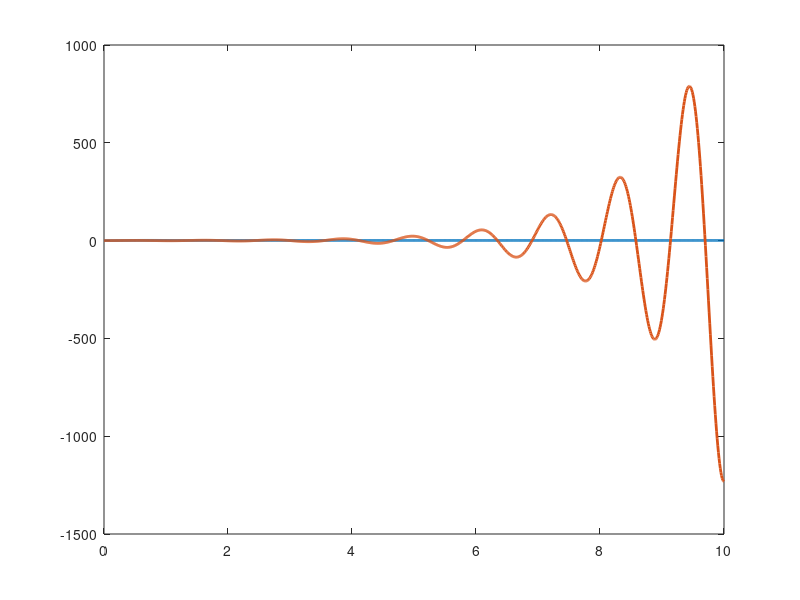

This chart was generated by the following MATLAB code: (Note: this script raises an error after producing the figure.)
%% W03_01_block_reduction.m
%  3주차 실습 (1) : 블록선도 합치기
%
%  실제 시스템은 전달함수 하나로 끝나지 않습니다.
%  제어기, 모터, 기계, 센서가 줄줄이 이어져 있습니다.
%  이걸 하나로 합치는 방법을 배웁니다.
%
%  결론부터 말하면 외울 것은 딱 세 개입니다.
%
%      직렬  ->  곱한다
%      병렬  ->  더한다
%      되먹임 ->  G / (1 + G*H)
%
%  이 셋이면 아무리 복잡한 그림도 하나로 정리됩니다.
%
%  대응하는 강의노트 : W03_LectureNote.mlx
%
%  제어시스템설계 3주차 | 충남대학교 자율운항시스템공학과

clc; clear all; close all;

%% 경로 자동 등록 — setup_path 를 아직 안 했어도 알아서 잡습니다
%  (이 블록은 실습 내용과 상관없습니다. 지우지 마십시오.)
if isempty(which('plant_msd'))
    p_ = pwd;
    if ~isempty(mfilename('fullpath')), p_ = fileparts(mfilename('fullpath')); end
    for k_ = 1:4
        if isfile(fullfile(p_,'setup_path.m')), run(fullfile(p_,'setup_path.m')); break; end
        p_ = fileparts(p_);
    end
    clear p_ k_
end
s = tf('s');

%% 1. 연습용 블록 세 개
%
%  설명을 위해 간단한 전달함수 세 개를 준비합니다.
%  숫자에 큰 의미는 없습니다. 규칙을 익히는 것이 목적입니다.

G1 = 1/(s+1);           % 제어기라고 생각합시다
G2 = 20/(s+2);          % 플랜트(모터 등)라고 생각합시다
H  = 3/(0.2*s+1);       % 센서라고 생각합시다 (실제보다 3배로 읽는 불량 센서)

t = 0:0.01:10;

fprintf('연습용 블록\n');
fprintf('  G1 = 1/(s+1)        제어기\n');
fprintf('  G2 = 20/(s+2)       플랜트     (천천히 넣으면 10배로 나옴)\n');
fprintf('  H  = 3/(0.2*s+1)    센서       (실제보다 3배로 읽음)\n\n');
fprintf('  참고: "천천히 넣었을 때 몇 배로 나오는가"를 DC 이득이라 하고\n');
fprintf('        MATLAB 에서는 dcgain 명령으로 구합니다.\n');
fprintf('        G2 의 DC 이득 = %.0f,  H 의 DC 이득 = %.0f\n\n', dcgain(G2), dcgain(H));

%% 2. 직렬 연결 : 곱한다
%
%      u --> [G1] --> [G2] --> y
%
%  일상 비유:
%      환율 계산과 같습니다.
%      원 -> 달러가 1/1300 배, 달러 -> 유로가 0.9 배라면
%      원 -> 유로는 그냥 두 배율을 곱하면 됩니다.
%
%  전달함수도 똑같습니다. 신호가 G1 을 지나며 G1 배가 되고,
%  이어서 G2 를 지나며 G2 배가 되니까 전체는 G1*G2 배입니다.

T_series = G1 * G2;

fprintf('=== 직렬 연결 ===\n');
T_series

%% 3. 병렬 연결 : 더한다
%
%           +--> [G1] --+
%      u ---+          (+)--> y
%           +--> [G2] --+
%
%  일상 비유:
%      같은 손님이 두 창구에서 각각 서비스를 받고, 결과를 합치는 것과 같습니다.
%      한 사람이 두 갈래로 갈라져 각자 처리된 뒤 더해집니다.
%
%  실제 예: PID 제어기가 바로 이 구조입니다.
%      같은 오차 신호가 P(비례), I(적분), D(미분) 세 갈래로 들어가
%      각각 계산된 뒤 더해져서 나옵니다.

T_parallel = G1 + G2;

fprintf('\n=== 병렬 연결 ===\n');
T_parallel

%% 4. 되먹임 연결 : 이번 절이 핵심
%
%      r --(+)--> [G] --+--> y
%           ^-          |
%           +-----------+
%
%  1주차에서 본 그 구조입니다. 유도는 아주 짧습니다.
%
%      오차는       e = r - y
%      출력은       y = G*e
%
%  두 번째 식에 첫 번째 식을 넣으면
%
%      y = G*(r - y)
%      y + G*y = G*r
%      y*(1 + G) = G*r
%      y/r = G/(1 + G)
%
%  이게 전부입니다. 종이에 직접 한 번 써 보십시오. 세 줄이면 끝납니다.
%
%  외울 형태는 이것입니다.
%
%      폐루프 = 앞으로 가는 길 / (1 + 한 바퀴 도는 길)
%
%  분모의 "1 + 한 바퀴" 가 앞으로 계속 나옵니다.
%  이 식이 0 이 되는 s 가 폐루프의 극점이고, 극점이 시스템의 성격을 정한다는 것은
%  2주차에서 배웠습니다.

G = G1 * G2;                    % 앞으로 가는 길
T_unity = feedback(G, 1);       % MATLAB 명령 (직접 나누기보다 이걸 쓰십시오)

fprintf('\n=== 되먹임 연결 (센서 없음) ===\n');
T_unity

%% 5. 센서가 붙으면
%
%      r --(+)--> [G] --+--> y
%           ^-          |
%           +---[H]-----+
%
%  현실에서는 출력을 그대로 되돌리지 않고 센서로 측정해서 되돌립니다.
%  같은 방법으로 유도하면 분모의 "한 바퀴 도는 길"이 G*H 가 됩니다.
%
%      y/r = G / (1 + G*H)
%
%  일상 비유 (여기가 중요합니다):
%      체온계가 고장 나서 실제보다 3배로 표시된다고 합시다.
%      환자 체온이 12도인데 체온계는 36도라고 보여 줍니다.
%      의사는 "정상이네" 하고 넘어갑니다.
%
%      제어기도 똑같습니다. 제어기는 센서가 보여 주는 값만 믿습니다.
%      그래서 센서 값이 목표와 같아지는 데서 멈춥니다.
%      실제 출력은 센서 이득만큼 어긋난 채로 끝납니다.
%
%  아래 그림에서 실제로 확인해 봅시다.

T_sensor = feedback(G, H);

fprintf('\n=== 센서가 있을 때 정상상태 ===\n');
fprintf('  센서 이득 H(0)     = %.1f  (실제보다 3배로 읽는 센서)\n', dcgain(H));
fprintf('  센서 없을 때 출력  = %.3f  (목표값 1 에 거의 도달)\n', dcgain(T_unity));
fprintf('  센서 있을 때 출력  = %.3f  (1/3 근처에서 멈춤)\n', dcgain(T_sensor));
fprintf('  --> 제어기는 센서가 보여 주는 값이 1 이 되면 만족하고 멈춥니다.\n');
fprintf('      센서가 3배로 부풀려 읽으니, 실제 출력이 1/3 일 때 이미\n');
fprintf('      센서는 1 이라고 보고합니다. 그래서 거기서 멈춰 버립니다.\n');
fprintf('      센서 보정이 왜 중요한지 보여 주는 예입니다.\n');

figure('Name','센서의 영향');
h1 = plot(t, step(T_unity,  t), 'LineWidth', 2); hold on;
h2 = plot(t, step(T_sensor, t), 'LineWidth', 2);
h3 = yline(1, 'k--', 'LineWidth', 1.5);
grid on; xlabel('시간 [s]'); ylabel('출력 y');
title('센서가 없을 때 vs 센서(이득 3)가 있을 때');
legend([h1 h2 h3], {'센서 없음', '센서 있음', '목표값'}, 'Location','southeast');

%% 6. 루프가 두 겹이면 : 안쪽부터 푼다
%
%      r --(+)--> [G1] --(+)--> [G2] --+--> y
%           ^-           ^-            |
%           |            +----[H1]-----+   <- 안쪽 루프
%           +--------------------------+   <- 바깥 루프
%
%  겁먹을 필요 없습니다. 양파 껍질 벗기듯 안쪽부터 하나씩 합치면 됩니다.
%
%  1단계 : 안쪽 루프를 하나의 블록으로 합친다
%  2단계 : 그 블록을 G1 과 직렬로 놓고 바깥 루프를 합친다
%
%  실제 예: 드론이나 자동차가 이런 구조입니다.
%      안쪽 루프는 모터 속도를 빠르게 잡고,
%      바깥 루프는 위치를 천천히 잡습니다.

H1 = 0.5;

T_inner = feedback(G2, H1);          % 1단계
T_total = feedback(G1*T_inner, 1);   % 2단계

fprintf('\n=== 이중 루프 ===\n');
fprintf('  1단계 : 안쪽 루프를 합침\n');
T_inner
fprintf('  2단계 : 바깥 루프까지 합침\n');
T_total

figure('Name','이중 루프');
h1 = plot(t, step(feedback(G1*G2,1), t), 'LineWidth', 2); hold on;
h2 = plot(t, step(T_total, t), 'LineWidth', 2);
h3 = yline(1, 'k--', 'LineWidth', 1.5);
grid on; xlabel('시간 [s]'); ylabel('출력 y');
title('안쪽 루프가 없을 때 vs 있을 때');
legend([h1 h2 h3], {'단일 루프', '이중 루프', '목표값'}, 'Location','southeast');

%% 7. 정리
%
%  오늘 외울 것은 세 줄입니다.
%
%      직렬   : G1 * G2
%      병렬   : G1 + G2
%      되먹임 : G / (1 + G*H)          <- MATLAB 에서는 feedback(G, H)
%
%  그리고 기억할 문장 하나.
%
%      폐루프 = 앞으로 가는 길 / (1 + 한 바퀴 도는 길)
%
%  분모의 "1 + 한 바퀴"는 앞으로 이 과목 내내 나옵니다.
%  6주차 근궤적도, 9주차 안정여유도 결국 이 식을 들여다보는 일입니다.
%
%  실무 팁 : 손으로 G/(1+G) 를 계산하지 말고 feedback(G,1) 을 쓰십시오.
%            손으로 하면 약분이 안 된 채로 남아서 결과가 지저분해집니다.
%
%  다음 실습 : W03_02_state_space.m
%              전달함수 말고 다른 방식으로 시스템을 적는 법을 배웁니다.
